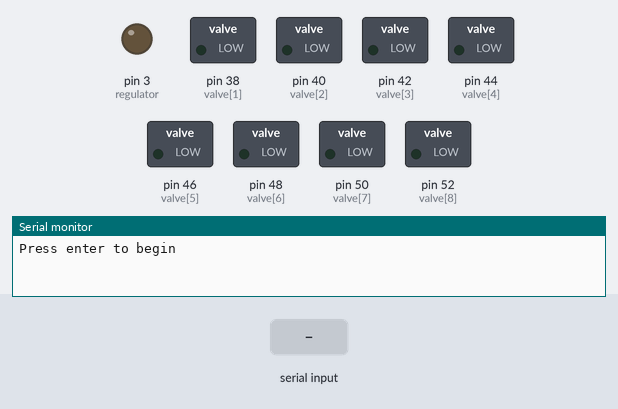
This sketch was run on a simulated Arduino Mega 2560, built with avr-gcc and run on an emulated ATmega2560. Parts: switched loads named in the sketch (green lamp = pin HIGH), output pins drawn as LEDs (lit = HIGH), the last lines printed to the serial monitor. The test bench sets the inputs (shaded band).

Above: at 2.2 s.
2.3 s: "90,45\n" received over Serial
3.8 s: "1\n" received over Serial
At 4.1 s:
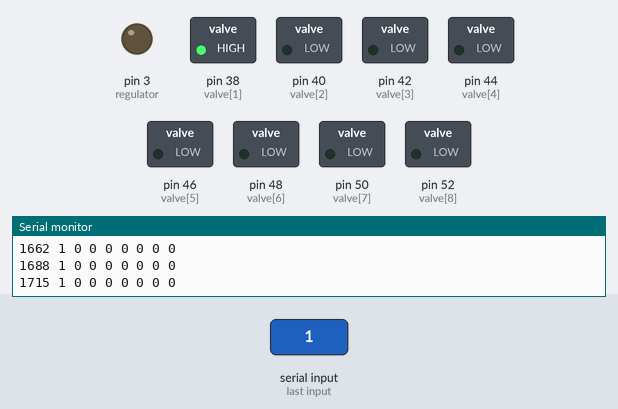
5.3 s: "2\n" received over Serial
At 5.7 s:
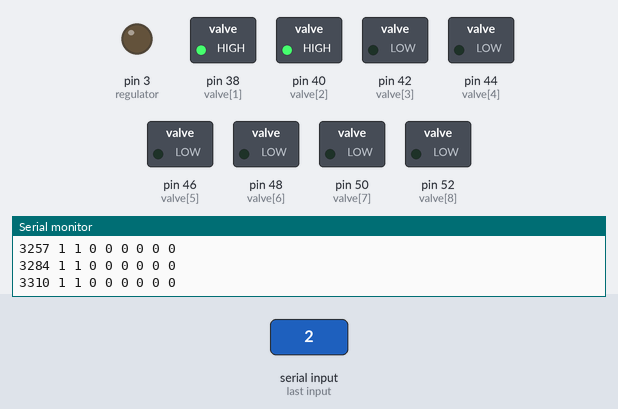
6.8 s: "5\n" received over Serial
At 7.6 s:
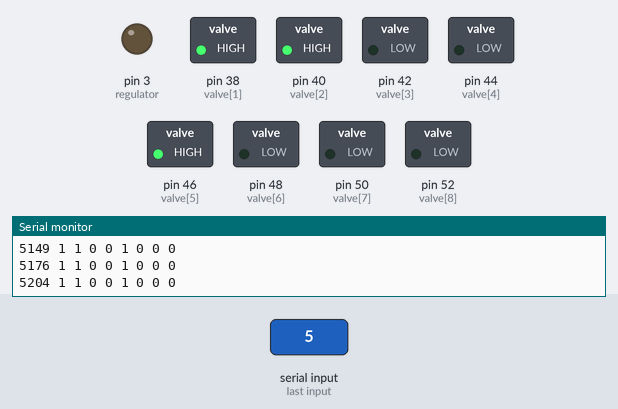
8.3 s: "1\n" received over Serial
At 9.3 s:
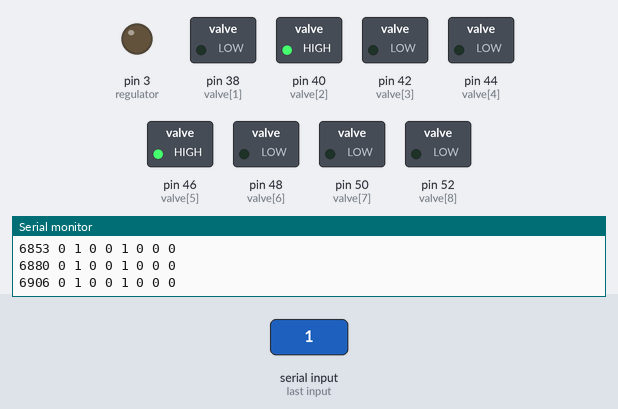
9.8 s: "90,45\n" received over Serial
At 11.2 s:
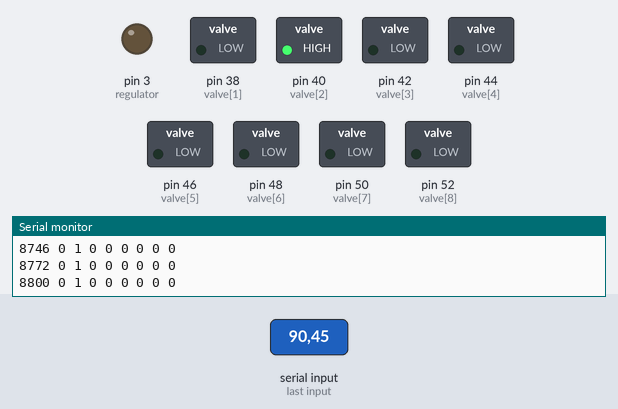
Timing chart, 0 to 12.3 s (numbered marks = the images above; inputs shaded):
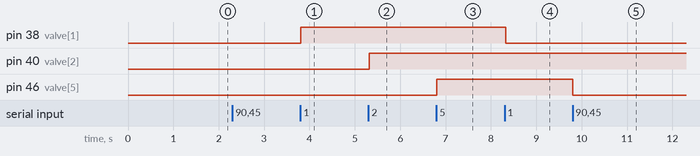

The sketch:

valve_manifold_control.ino
```cpp
/*
Uses three (3) pressure transducers and one (1) pressure regulator.
 Applies a ramp up to max_pressure, increasing 1/255 analog output every time_step
 Records (2) pressures throughout as fast as possible.
 */

int gauge[]={10, 11, 12, 13, 14, 15}; // set pins according to appropriate pins on Arduino
int gauge_type[]={1, 1, 1, 1, 1, 2};
int gauges_on = 0;

//int valve[] = {0,31,33,35,37,39,41,43,45};
int valve[] = {0,38,40,42,44,46,48,50,52};
int regulator = 3;

int time_step = 50;
int max_pressure = 100;

// pressure gauges line fit
float m1 = 0.122396557;
float b1 = -12.32408416;

float m2 = 0.037207304;
float b2 = -3.773052632;

unsigned long prev_time;
unsigned long current_time;
long start_time;
int val;

void setup() {
  pinMode(regulator,OUTPUT);
  for (int i=0; i < 9; i++){
    pinMode(valve[i], OUTPUT);
  }
  Serial.begin(9600);
  delay(1000);  // Run the following, enter slope and int values below in loop, then comment out this section

}

void loop() {
  Serial.println("Press enter to begin");
  while (Serial.read() != 10);
  prev_time = millis();
  current_time = millis();
  start_time = current_time;

  while (Serial.read() != 10){
    while (Serial.available() == 0){
      current_time = millis();
      Serial.print(millis()-start_time);
      Serial.print(" ");

      for (int i=1; i < 9; i++){
        Serial.print(digitalRead(valve[i])); Serial.print(" ");
      }
      Serial.print("   ");
      if (gauges_on==1){
        for (int i=0; i < sizeof(gauge); i++){
          if (gauge_type[i]==1) Serial.print((float)analogRead(gauge[i])*m1+b1); Serial.print(" ");
          if (gauge_type[i]==2) Serial.print((float)analogRead(gauge[i])*m2+b2); Serial.print(" ");
        }
      }
      Serial.println();
    }
    val = Serial.parseInt();
    Serial.read();
    if (digitalRead(valve[val])==HIGH){
      digitalWrite(valve[val],LOW);
    }
    else {
      digitalWrite(valve[val],HIGH);
    }
  }
}

//void pressure_calibration(){
//  Serial.println("Set pressure to 0 and press enter");
//  while (Serial.read() != 10);
//  v1_0 = (float)analogRead(transducer1)/1023*5.0;
//  v2_0 = (float)analogRead(transducer2)/1023*5.0;
//  v3_0 = (float)analogRead(transducer3)/1023*5.0;
//
//  Serial.println("Set pressure to 15 and press enter");
//  while (Serial.read() != 10);
//  v1_10 = (float)analogRead(transducer1)/1023*5.0;
//  v2_10 = (float)analogRead(transducer2)/1023*5.0;
//  v3_10 = (float)analogRead(transducer3)/1023*5.0;
//
//  slope1 = calibration_pressure/(v1_10-v1_0);
//  slope2 = calibration_pressure/(v2_10-v2_0);
//  slope3 = calibration_pressure/(v3_10-v3_0);
//
//  int1 = (float)-v1_0*slope1;
//  int2 = (float)-v2_0*slope2;
//  int3 = (float)-v3_0*slope3;
//
//  Serial.print("slope1 ="); Serial.print(slope1,DEC); Serial.println(";");
//  Serial.print("slope2 ="); Serial.print(slope2,DEC); Serial.println(";");
//  Serial.print("slope3 ="); Serial.print(slope3,DEC); Serial.println(";");
//  Serial.print("int1 ="); Serial.print(int1,DEC); Serial.println(";");
//  Serial.print("int2 ="); Serial.print(int2,DEC); Serial.println(";");
//  Serial.print("int3 ="); Serial.print(int3,DEC); Serial.println(";");
//}
```

Measured:
- after the input at 3.8 s, pin 38 (valve[1]): LOW → HIGH at once
- after the input at 5.3 s, pin 40 (valve[2]): LOW → HIGH at once
- after the input at 6.8 s, pin 46 (valve[5]): LOW → HIGH at once
- after the input at 8.3 s, pin 38 (valve[1]): HIGH → LOW at once
- after the input at 9.8 s, pin 46 (valve[5]): HIGH → LOW at once
